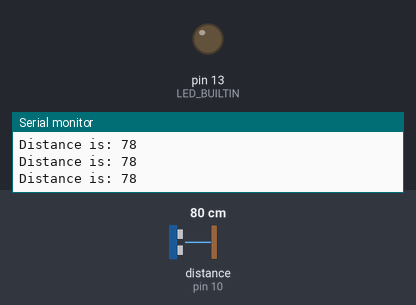
Bench run of a sketch on a simulated Arduino Uno, built with avr-gcc and run on an emulated ATmega328P. Shown: output pins drawn as LEDs (lit = HIGH), the last lines printed to the serial monitor. Wiring (inferred from the names in the program): ultrasonic range finder: trigger pin 9; echo pin 10. The test bench sets the inputs (shaded band); at power-on: distance to the obstacle (sensor on pin 10) 80 cm. The echo pulse lasts 58.3 µs per cm; pins used as bus, display or sensor lines are not drawn.

Above: at 1.2 s.
1.3 s: distance to the obstacle (sensor on pin 10) set to 13 cm
2.8 s: distance to the obstacle (sensor on pin 10) set to 10 cm
At 4.0 s:
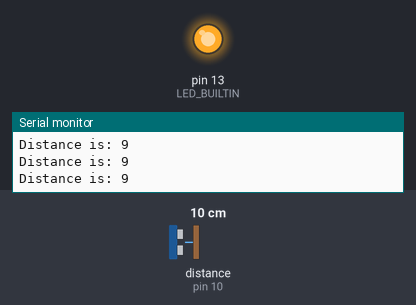
4.3 s: distance to the obstacle (sensor on pin 10) set to 18 cm
At 4.6 s:
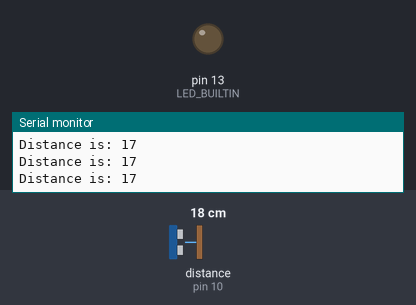
Timing chart, 0 to 7.3 s (numbered marks = the images above; inputs shaded):
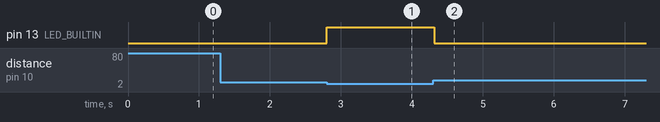

The sketch:

test_ultrasonic_sensor.ino
```cpp
// define pins numbers
const int trigPin = 9;
const int echoPin = 10;

// define variables
long duration;
int distances;

void setup() {
  // put your setup code here, to run once:
  pinMode(trigPin, OUTPUT); // trigPin as output
  pinMode(echoPin, INPUT); // echoPin as input
  pinMode(LED_BUILTIN, OUTPUT);
  Serial.begin(9600);
}

void loop() {
  // put your main code here, to run repeatedly:
  // Clears the trigPin
  digitalWrite(trigPin, LOW);
  delayMicroseconds(2);

  // Sets the trigPin on HIGH state for 10 microseconds
  digitalWrite(trigPin, HIGH);
  delayMicroseconds(10);
  digitalWrite(trigPin, LOW);

  //Reads the echoPin, returns the sound wave travel time in microseconds
  duration = pulseIn(echoPin, HIGH);

  // Calculating the distance
  distances = duration*0.034/2;
  if(distances <= 10){
    digitalWrite(LED_BUILTIN, HIGH);
  }

  else {
    digitalWrite(LED_BUILTIN, LOW);
  }

  // Prints the distance on the Serial Monitor
  Serial.print("Distance is: ");
  Serial.println(distances);
}
```

Measured:
- the behaviour switches between 12 and 11 cm on distance to the obstacle (sensor on pin 10) (found by bisection; images 0 and 1)
- after the input at 2.8 s, pin 13 (LED_BUILTIN): LOW → HIGH at once
- after the input at 4.3 s, pin 13 (LED_BUILTIN): HIGH → LOW at once
